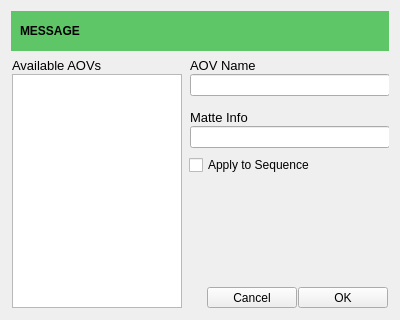
<ui version="4.0" >
 <class>Dialog</class>
 <widget class="QDialog" name="Dialog" >
  <property name="geometry" >
   <rect>
    <x>0</x>
    <y>0</y>
    <width>400</width>
    <height>320</height>
   </rect>
  </property>
  <property name="minimumSize" >
   <size>
    <width>400</width>
    <height>320</height>
   </size>
  </property>
  <property name="maximumSize" >
   <size>
    <width>400</width>
    <height>320</height>
   </size>
  </property>
  <property name="windowTitle" >
   <string>HEADER</string>
  </property>
  <layout class="QGridLayout" name="gridLayout" >
   <item row="6" column="1" >
    <widget class="QFrame" name="frame_4" >
     <property name="frameShape" >
      <enum>QFrame::NoFrame</enum>
     </property>
     <property name="frameShadow" >
      <enum>QFrame::Raised</enum>
     </property>
     <layout class="QHBoxLayout" name="horizontalLayout_3" >
      <property name="spacing" >
       <number>1</number>
      </property>
      <property name="margin" >
       <number>1</number>
      </property>
      <item>
       <spacer name="horizontalSpacer" >
        <property name="orientation" >
         <enum>Qt::Horizontal</enum>
        </property>
        <property name="sizeHint" stdset="0" >
         <size>
          <width>167</width>
          <height>20</height>
         </size>
        </property>
       </spacer>
      </item>
      <item>
       <widget class="QToolButton" name="btnCancel" >
        <property name="minimumSize" >
         <size>
          <width>90</width>
          <height>0</height>
         </size>
        </property>
        <property name="font" >
         <font>
          <pointsize>9</pointsize>
          <stylestrategy>PreferAntialias</stylestrategy>
         </font>
        </property>
        <property name="text" >
         <string>Cancel</string>
        </property>
        <property name="icon" >
         <iconset>
          <normaloff>//tECH/share/Kumaresan/INPUTS/icons/cross-small.png</normaloff>//tECH/share/Kumaresan/INPUTS/icons/cross-small.png</iconset>
        </property>
        <property name="toolButtonStyle" >
         <enum>Qt::ToolButtonTextBesideIcon</enum>
        </property>
       </widget>
      </item>
      <item>
       <widget class="QToolButton" name="btnOK" >
        <property name="minimumSize" >
         <size>
          <width>90</width>
          <height>0</height>
         </size>
        </property>
        <property name="font" >
         <font>
          <pointsize>9</pointsize>
          <stylestrategy>PreferAntialias</stylestrategy>
         </font>
        </property>
        <property name="text" >
         <string>OK</string>
        </property>
        <property name="icon" >
         <iconset>
          <normaloff>//tECH/share/Kumaresan/INPUTS/icons/tick-button.png</normaloff>//tECH/share/Kumaresan/INPUTS/icons/tick-button.png</iconset>
        </property>
        <property name="toolButtonStyle" >
         <enum>Qt::ToolButtonTextBesideIcon</enum>
        </property>
       </widget>
      </item>
     </layout>
    </widget>
   </item>
   <item row="0" column="0" colspan="2" >
    <widget class="QFrame" name="frame" >
     <property name="minimumSize" >
      <size>
       <width>0</width>
       <height>40</height>
      </size>
     </property>
     <property name="styleSheet" >
      <string notr="true" >background-color: rgb(94, 198, 103);</string>
     </property>
     <property name="frameShape" >
      <enum>QFrame::NoFrame</enum>
     </property>
     <property name="frameShadow" >
      <enum>QFrame::Raised</enum>
     </property>
     <layout class="QHBoxLayout" name="horizontalLayout_4" >
      <item>
       <widget class="QLabel" name="label_3" >
        <property name="font" >
         <font>
          <pointsize>9</pointsize>
          <weight>75</weight>
          <bold>true</bold>
          <stylestrategy>PreferAntialias</stylestrategy>
         </font>
        </property>
        <property name="text" >
         <string>MESSAGE</string>
        </property>
       </widget>
      </item>
     </layout>
    </widget>
   </item>
   <item row="1" column="1" >
    <widget class="QFrame" name="frame_3" >
     <property name="frameShape" >
      <enum>QFrame::NoFrame</enum>
     </property>
     <property name="frameShadow" >
      <enum>QFrame::Raised</enum>
     </property>
     <layout class="QGridLayout" name="gridLayout_5" >
      <property name="margin" >
       <number>1</number>
      </property>
      <property name="spacing" >
       <number>1</number>
      </property>
      <item row="0" column="0" >
       <widget class="QLabel" name="label_7" >
        <property name="font" >
         <font>
          <pointsize>10</pointsize>
          <stylestrategy>PreferAntialias</stylestrategy>
         </font>
        </property>
        <property name="text" >
         <string>AOV Name</string>
        </property>
       </widget>
      </item>
      <item row="1" column="0" >
       <widget class="QLineEdit" name="le1" >
        <property name="minimumSize" >
         <size>
          <width>200</width>
          <height>0</height>
         </size>
        </property>
        <property name="font" >
         <font>
          <pointsize>9</pointsize>
         </font>
        </property>
       </widget>
      </item>
     </layout>
    </widget>
   </item>
   <item row="5" column="1" >
    <spacer name="verticalSpacer" >
     <property name="orientation" >
      <enum>Qt::Vertical</enum>
     </property>
     <property name="sizeHint" stdset="0" >
      <size>
       <width>20</width>
       <height>40</height>
      </size>
     </property>
    </spacer>
   </item>
   <item rowspan="6" row="1" column="0" >
    <widget class="QFrame" name="frame_7" >
     <property name="frameShape" >
      <enum>QFrame::NoFrame</enum>
     </property>
     <property name="frameShadow" >
      <enum>QFrame::Raised</enum>
     </property>
     <layout class="QGridLayout" name="gridLayout_2" >
      <property name="margin" >
       <number>1</number>
      </property>
      <property name="spacing" >
       <number>1</number>
      </property>
      <item row="1" column="0" >
       <widget class="QListWidget" name="listWidget" >
        <property name="minimumSize" >
         <size>
          <width>170</width>
          <height>0</height>
         </size>
        </property>
        <property name="maximumSize" >
         <size>
          <width>170</width>
          <height>16777215</height>
         </size>
        </property>
        <property name="selectionMode" >
         <enum>QAbstractItemView::ExtendedSelection</enum>
        </property>
       </widget>
      </item>
      <item row="0" column="0" >
       <widget class="QLabel" name="label_8" >
        <property name="font" >
         <font>
          <pointsize>10</pointsize>
          <stylestrategy>PreferAntialias</stylestrategy>
         </font>
        </property>
        <property name="text" >
         <string>Available AOVs</string>
        </property>
       </widget>
      </item>
     </layout>
    </widget>
   </item>
   <item row="3" column="1" >
    <widget class="QFrame" name="matter" >
     <property name="frameShape" >
      <enum>QFrame::NoFrame</enum>
     </property>
     <property name="frameShadow" >
      <enum>QFrame::Raised</enum>
     </property>
     <layout class="QGridLayout" name="gridLayout_6" >
      <property name="margin" >
       <number>1</number>
      </property>
      <property name="spacing" >
       <number>1</number>
      </property>
      <item row="0" column="0" >
       <widget class="QLabel" name="label_9" >
        <property name="font" >
         <font>
          <pointsize>10</pointsize>
          <stylestrategy>PreferAntialias</stylestrategy>
         </font>
        </property>
        <property name="text" >
         <string>Matte Info</string>
        </property>
       </widget>
      </item>
      <item row="1" column="0" >
       <widget class="QLineEdit" name="le3" >
        <property name="minimumSize" >
         <size>
          <width>200</width>
          <height>0</height>
         </size>
        </property>
        <property name="font" >
         <font>
          <pointsize>9</pointsize>
         </font>
        </property>
       </widget>
      </item>
     </layout>
    </widget>
   </item>
   <item row="4" column="1" >
    <widget class="QCheckBox" name="checkBox" >
     <property name="text" >
      <string>Apply to Sequence</string>
     </property>
    </widget>
   </item>
  </layout>
 </widget>
 <tabstops>
  <tabstop>btnOK</tabstop>
  <tabstop>btnCancel</tabstop>
 </tabstops>
 <resources/>
 <connections/>
</ui>
